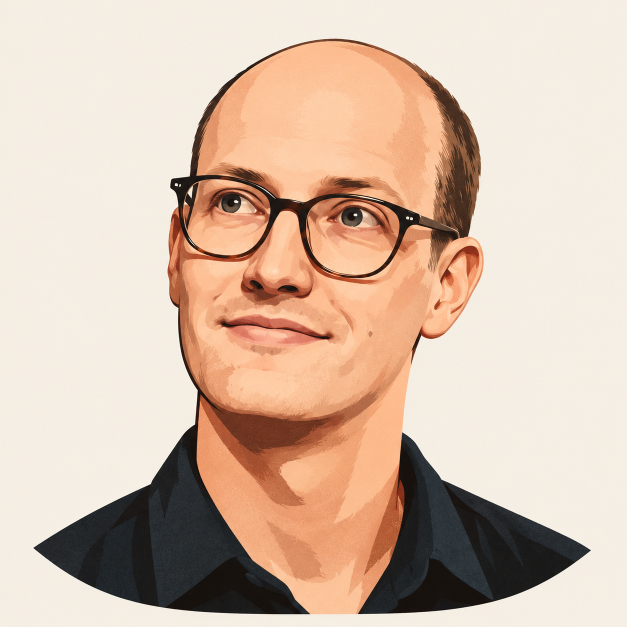
#> input picture pocock/assets/portrait-source.png, 1254 x 1254 px (shown at 1/2 size)
$ python build_icons.py
#> lines starting #> are read from the running program, lines starting #| are printed output that depends on the picture
"""Standardgrößen aus dem Imagegen-Original ableiten; Bildmotiv unverändert lassen."""
from pathlib import Path

from PIL import Image

APP = Path(__file__).resolve().parent


def build():
    public = APP / "public"
    icons = public / "icons"
    icons.mkdir(parents=True, exist_ok=True)
    with Image.open(APP / "assets/portrait-source.png") as original:
#> original is the input picture: PIL image 1254x1254 RGB; mean R, G, B 213.3, 189, 170.8
        if original.width != original.height:
            raise ValueError("Ein quadratisches Icon-Original ist erforderlich.")
        image = original.convert("RGB")
        for name, size in [("favicon-16-v1", 16), ("favicon-32-v1", 32), ("apple-touch-icon-v1", 180), ("icon-192-v1", 192), ("icon-512-v1", 512)]:
            image.resize((size, size), Image.Resampling.LANCZOS).save(icons / (name + ".png"), optimize=True)
#> this loop made 5 passes
#> pass 1, in build, `image.resize((size, size), Image.Resampling.LANCZOS).save(icons / (nam..`:
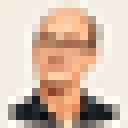
#> saved as favicon-16-v1.png: PIL image 16x16 RGB (shown 8 times larger); mean R, G, B 212.4, 188.4, 170.3
#> pass 2, in build, `image.resize((size, size), Image.Resampling.LANCZOS).save(icons / (nam..`:
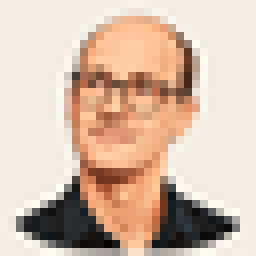
#> saved as favicon-32-v1.png: PIL image 32x32 RGB (shown 8 times larger); mean R, G, B 213, 188.9, 170.7
        image.save(public / "favicon.ico", sizes=[(16, 16), (32, 32), (48, 48)])
    print("App-Icons, Apple-Touch-Icon und mehrstufiges Favicon erzeugt.")


if __name__ == "__main__":
    build()
